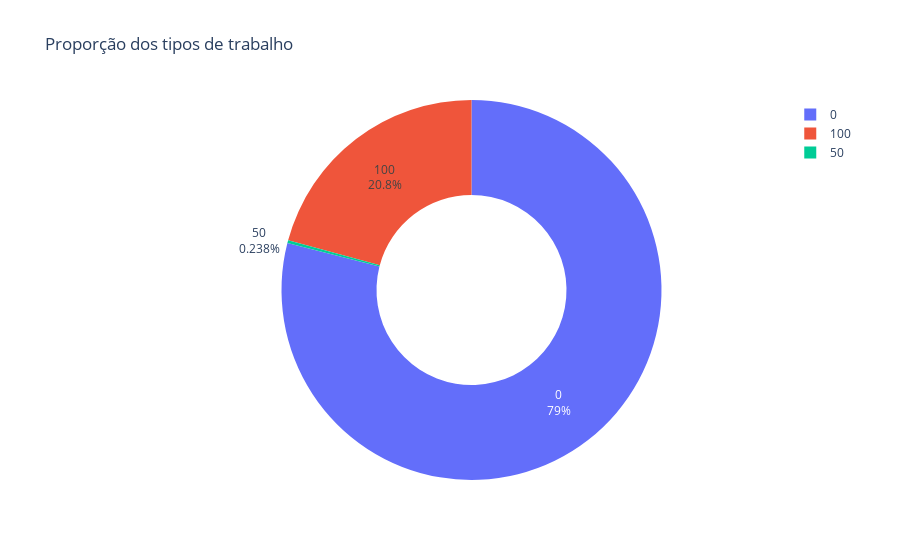

The code cell stored with this chart in its notebook:
### Code cell
remoto_contagem = df_limpo['remote_ratio'].value_counts().reset_index()
remoto_contagem.columns = ['tipo_trabalho', 'quantidade']

fig = px.pie(remoto_contagem,
             names='tipo_trabalho',
             values='quantidade',
             title='Proporção dos tipos de trabalho',
             hole=0.5
          )
fig.update_traces(textinfo='percent+label')

fig.show()

# Sigla 	Significado
# 0 	Presencial
# 100 	Remoto
# 50 	Híbrido

### Figure 1 — Plotly figure (JSON) as saved in the notebook; plotly's stock layout.template omitted (floating-point values rounded to 4 significant figures)
{"data": [{"domain": {"x": [0, 1], "y": [0, 1]}, "hole": 0.5, "hovertemplate": "tipo_trabalho=%{label}<br>quantidade=%{value}<extra></extra>", "labels": [0, 100, 50], "legendgroup": "", "name": "", "showlegend": true, "textinfo": "percent+label", "type": "pie", "values": [105305, 27716, 318]}], "layout": {"legend": {"tracegroupgap": 0}, "title": {"text": "Proporção dos tipos de trabalho"}}}
